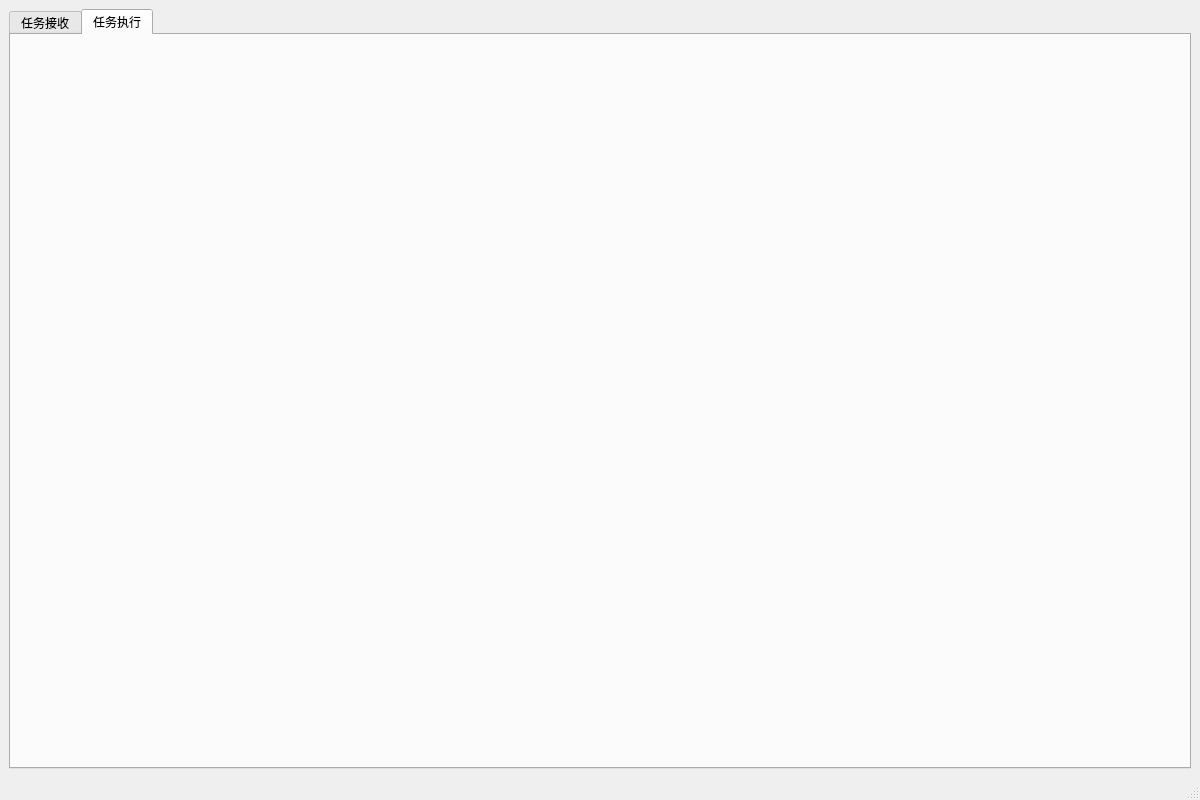
<?xml version="1.0" encoding="UTF-8"?>
<ui version="4.0">
 <class>Workbench</class>
 <widget class="QMainWindow" name="Workbench">
  <property name="geometry">
   <rect>
    <x>0</x>
    <y>0</y>
    <width>1200</width>
    <height>800</height>
   </rect>
  </property>
  <property name="windowTitle">
   <string>工作台</string>
  </property>
  <widget class="QWidget" name="centralwidget">
   <layout class="QVBoxLayout" name="verticalLayout">
    <item>
     <widget class="QTabWidget" name="tabWidgetMain">
      <property name="currentIndex">
       <number>1</number>
      </property>
      <widget class="QWidget" name="tabTaskReceive">
       <attribute name="title">
        <string>任务接收</string>
       </attribute>
       <layout class="QVBoxLayout" name="verticalLayout_2">
        <item>
         <layout class="QHBoxLayout" name="horizontalLayout">
          <item>
           <widget class="QLabel" name="labelStatus">
            <property name="text">
             <string>状态：</string>
            </property>
           </widget>
          </item>
          <item>
           <widget class="QComboBox" name="comboBoxStatus">
            <item>
             <property name="text">
              <string>全部</string>
             </property>
            </item>
            <item>
             <property name="text">
              <string>待接收</string>
             </property>
            </item>
            <item>
             <property name="text">
              <string>进行中</string>
             </property>
            </item>
            <item>
             <property name="text">
              <string>已完成</string>
             </property>
            </item>
           </widget>
          </item>
          <item>
           <widget class="QLineEdit" name="lineEditSearch">
            <property name="placeholderText">
             <string>搜索任务...</string>
            </property>
           </widget>
          </item>
          <item>
           <spacer name="horizontalSpacer">
            <property name="orientation">
             <enum>Qt::Orientation::Horizontal</enum>
            </property>
            <property name="sizeHint" stdset="0">
             <size>
              <width>0</width>
              <height>0</height>
             </size>
            </property>
           </spacer>
          </item>
         </layout>
        </item>
        <item>
         <widget class="QSplitter" name="splitter">
          <property name="orientation">
           <enum>Qt::Orientation::Vertical</enum>
          </property>
          <widget class="QTableWidget" name="tableTaskList">
           <property name="selectionMode">
            <enum>QAbstractItemView::SelectionMode::SingleSelection</enum>
           </property>
           <property name="selectionBehavior">
            <enum>QAbstractItemView::SelectionBehavior::SelectRows</enum>
           </property>
           <column>
            <property name="text">
             <string>任务ID</string>
            </property>
           </column>
           <column>
            <property name="text">
             <string>任务名称</string>
            </property>
           </column>
           <column>
            <property name="text">
             <string>创建时间</string>
            </property>
           </column>
           <column>
            <property name="text">
             <string>任务类型</string>
            </property>
           </column>
           <column>
            <property name="text">
             <string>任务状态</string>
            </property>
           </column>
          </widget>
          <widget class="QWidget" name="widgetTaskDetails">
           <layout class="QVBoxLayout" name="verticalLayout_3">
            <item>
             <widget class="QGroupBox" name="groupBoxBasicInfo">
              <property name="title">
               <string>基本信息</string>
              </property>
              <layout class="QFormLayout" name="formLayout">
               <item row="0" column="0">
                <widget class="QLabel" name="labelTaskName">
                 <property name="text">
                  <string>任务名称：</string>
                 </property>
                </widget>
               </item>
               <item row="0" column="1">
                <widget class="QLabel" name="labelTaskNameValue">
                 <property name="text">
                  <string/>
                 </property>
                </widget>
               </item>
               <item row="1" column="0">
                <widget class="QLabel" name="labelCreateTime">
                 <property name="text">
                  <string>创建时间：</string>
                 </property>
                </widget>
               </item>
               <item row="1" column="1">
                <widget class="QLabel" name="labelCreateTimeValue">
                 <property name="text">
                  <string/>
                 </property>
                </widget>
               </item>
               <item row="2" column="0">
                <widget class="QLabel" name="labelDescription">
                 <property name="text">
                  <string>任务描述：</string>
                 </property>
                </widget>
               </item>
               <item row="2" column="1">
                <widget class="QTextBrowser" name="textBrowserDescription"/>
               </item>
               <item row="3" column="0">
                <widget class="QLabel" name="labelAttachment">
                 <property name="text">
                  <string>附件：</string>
                 </property>
                </widget>
               </item>
               <item row="3" column="1">
                <layout class="QHBoxLayout" name="horizontalLayout_attachment">
                 <item>
                  <widget class="QLineEdit" name="lineEditAttachmentPath">
                   <property name="readOnly">
                    <bool>true</bool>
                   </property>
                  </widget>
                 </item>
                 <item>
                  <widget class="QPushButton" name="btnViewAttachment">
                   <property name="text">
                    <string>查看附件</string>
                   </property>
                  </widget>
                 </item>
                </layout>
               </item>
              </layout>
             </widget>
            </item>
            <item>
             <widget class="QGroupBox" name="groupBoxAnalysisTypes">
              <property name="title">
               <string>分析类型</string>
              </property>
              <layout class="QVBoxLayout" name="verticalLayout_4">
               <item>
                <widget class="QListWidget" name="listWidgetAnalysisTypes"/>
               </item>
              </layout>
             </widget>
            </item>
            <item>
             <layout class="QHBoxLayout" name="horizontalLayout_2">
              <item>
               <spacer name="horizontalSpacer_2">
                <property name="orientation">
                 <enum>Qt::Orientation::Horizontal</enum>
                </property>
                <property name="sizeHint" stdset="0">
                 <size>
                  <width>0</width>
                  <height>0</height>
                 </size>
                </property>
               </spacer>
              </item>
              <item>
               <widget class="QPushButton" name="btnAcceptTask">
                <property name="text">
                 <string>接收任务</string>
                </property>
               </widget>
              </item>
              <item>
               <widget class="QPushButton" name="btnCompleteTask">
                <property name="text">
                 <string>完成任务</string>
                </property>
               </widget>
              </item>
             </layout>
            </item>
           </layout>
          </widget>
         </widget>
        </item>
       </layout>
      </widget>
      <widget class="QWidget" name="tabTaskExecution">
       <attribute name="title">
        <string>任务执行</string>
       </attribute>
      </widget>
     </widget>
    </item>
   </layout>
  </widget>
  <widget class="QStatusBar" name="statusbar"/>
 </widget>
 <resources/>
 <connections/>
</ui>
